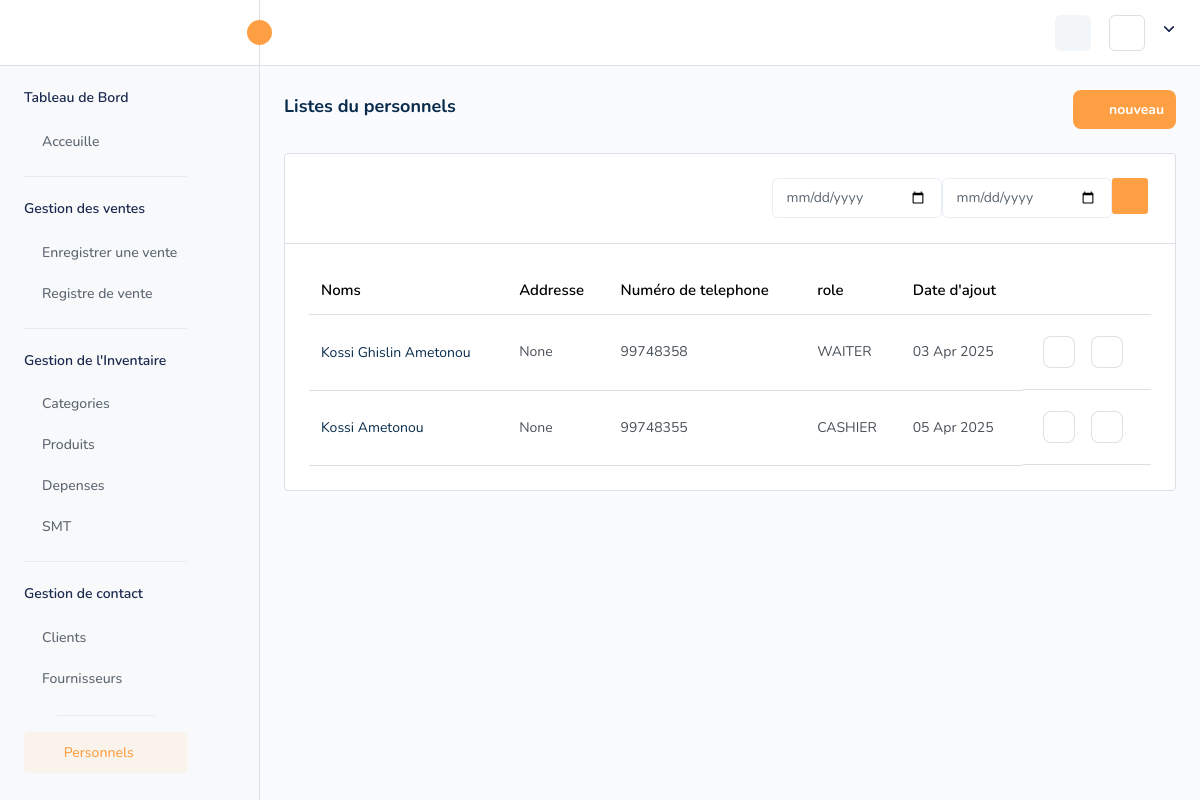
/crm/personnels/, run on an earlier commit of the app's database.
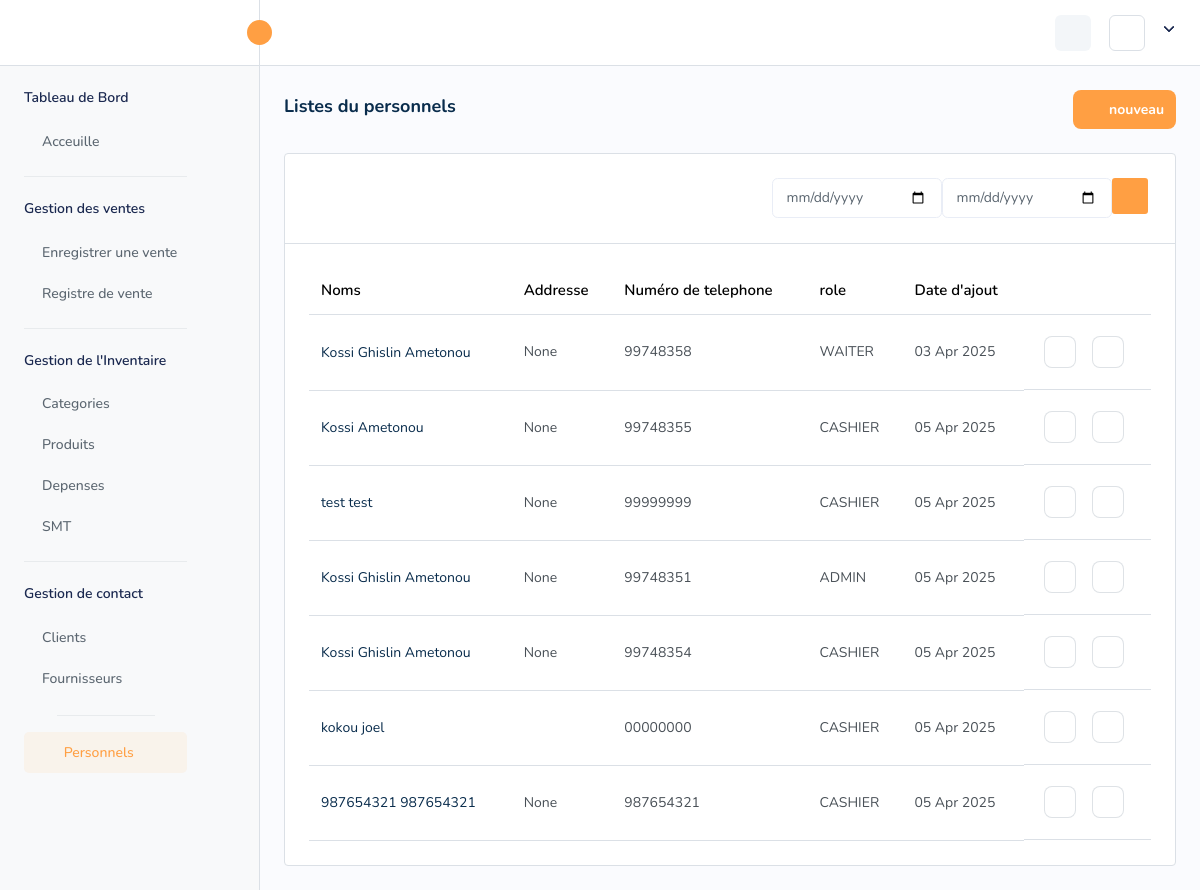
And on a later commit of the database.
### personnels/models.py (models this page shows, shortened)
class User(AbstractUser):
    objects = CustomUserManager()
    USERNAME_FIELD = 'telephone'
    REQUIRED_FIELDS = ['nom', 'prenoms', 'address', 'role']
    ROLE_CHOICES = [
        ('ADMIN', 'Administrateur'),
        ('CASHIER', 'Caissier'),
    ]
    nom = models.CharField(max_length=50)
    prenoms = models.CharField(max_length=50)
    telephone = models.CharField(max_length=50, unique=True)
    address = models.TextField("", blank=True, null=True)
    role = models.CharField(max_length=20, choices=ROLE_CHOICES)
    disponible = models.BooleanField(default=True)

### crm/views.py (the view, shortened to what this page needs)
# urls.py: path('personnels/', views.UserListView.as_view(), name='user-list'),
class UserListView(View):
    def get(self, request):
        users = User.objects.all()
        form = CustomUserCreationForm()
        all_permissions = Permission.objects.all()
        return render(request, 'pages/personnels-list.html', {'users': users, 'form': form,'all_permissions': all_permissions, })

### personnels/forms.py (shortened to what this page needs)
class CustomUserCreationForm(UserCreationForm):
    class Meta:
        model = User
        fields = ('telephone', 'nom', 'prenoms', 'role')
    def __init__(self, *args, **kwargs):
        super().__init__(*args, **kwargs)
        self.fields['telephone'].widget.attrs.update({'class': 'form-control', 'placeholder': 'Numéro de téléphone'})
        self.fields['nom'].widget.attrs.update({'class': 'form-control', 'placeholder': 'Nom'})
        self.fields['prenoms'].widget.attrs.update({'class': 'form-control', 'placeholder': 'Prénoms'})
        self.fields['password1'].widget.attrs.update({'class': 'form-control pass-input '})
        self.fields['password2'].widget.attrs.update({'class': 'form-control pass-input '})
        self.fields['role'].widget.attrs.update({'class': 'form-control'})

### template/pages/personnels-list.html (shortened to what this page needs)
{% extends "base/base.html" %}
{% load static %}
{% block base %}
{% include 'include/navbar.html' %}
{% include 'include/sidebar.html' %}
<div class="page-wrapper">
    <div class="content">
        <div class="page-header">
            <div class="add-item d-flex">
                <div class="page-title">
                    <h4>Listes du personnels</h4>
                </div>
            </div>
            <div class="page-btn">
                <a href="" data-bs-toggle="modal" data-bs-target="#add-client" class="btn btn-added"><i
                        data-feather="plus-circle" class="me-2"></i>nouveau</a>
            </div>
        </div>
        <div class="card table-list-card">
            <div class="card-body">
                <div class="table-top">
                    <div class="search-set">
                        <div class="search-input">
                            <a href="javascript:void(0);" class="btn btn-searchset"></a>
                        </div>
                    </div>
                    <div class="search-path row">
                        <input type="date" name="" id="date_debut" style="width: 170px;" class="form-control col-4">
                        <input type="date" name="" id="date_fin" class="form-control col-4" style="width: 170px;">
                        <a class="btn btn-filter" id="filter-btn">
                        </a>
                    </div>
                </div>
                <div class="table-responsive product-list">
                    <table class="table datanew" id="order-table">
                        <thead>
                            <tr>
                                <th>Noms</th>
                                <th>Addresse</th>
                                <th>Numéro de telephone</th>
                                <th>role</th>
                                <th>Date d'ajout</th>
                                <th class="no-sort"></th>
                            </tr>
                        </thead>
                        <tbody id="user-list">
                            {% include 'partials/personnels-list.html' %}
                        </tbody>
                    </table>
                </div>
            </div>
        </div>
    </div>
</div>
{% endblock base %}

### template/partials/personnels-list.html (shortened to what this page needs)
{% load static %}
{% for user in users %}
<tr>
    <td>
        <div class="userimgname cust-imgname">
        <a href="javascript:void(0);">{{user.nom}} {{user.prenoms}}</a>
    </div>
</td>
    <td>{{user.address}}</td>
    <td>{{user.telephone}}</td>
    <td>{{user.role}}</td>
    <td>{{user.date_joined|date:'d M Y'}}</td>
    <td class="action-table-data">
        <a class="me-2 p-2" data-bs-toggle="modal" data-bs-target="#edit-user-{{user.id}}"  style="height: fit-content;">
            <i data-feather="edit" class="feather-edit"></i>
        </a>
        <div class="edit-delete-action mx-2">
            <form  method="post" action="{% url 'user-delete' user.id %}"  >
                <a onclick="document.getElementById('btn-{{user.id}}').click();" href="javascript:void(0);" type="submit">
                    <i data-feather="trash-2" class="feather-trash-2"></i>
                </a>
            </form>
        </div>
    </td>
</tr>
{% endfor %}

What changed in the data, as far as the page shows it:
added User: nom "test", prenoms "test", address "None", telephone "99999999", role "CASHIER", date_joined "05 Apr 2025"
added User: nom "Kossi Ghislin", prenoms "Ametonou", address "None", telephone "99748351", role "ADMIN", date_joined "05 Apr 2025"
added User: nom "Kossi Ghislin", prenoms "Ametonou", address "None", telephone "99748354", role "CASHIER", date_joined "05 Apr 2025"
added User: nom "kokou", prenoms "joel", telephone "00000000", role "CASHIER", date_joined "05 Apr 2025"
added User: nom "987654321", prenoms "987654321", address "None", telephone "987654321", role "CASHIER", date_joined "05 Apr 2025"
